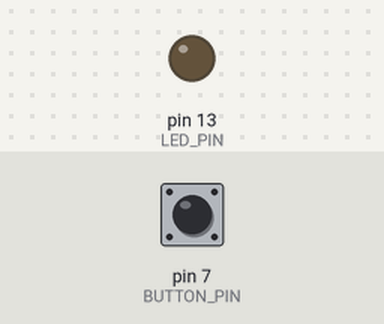
A sketch run on a simulated Arduino Uno, built with avr-gcc and run on an emulated ATmega328P. On the bench: output pins drawn as LEDs (lit = HIGH). Dashed ring = blinking. The test bench sets the inputs (shaded band); at power-on: pin 7 (BUTTON_PIN) HIGH. What the sketch prints to the serial monitor is not drawn.

Above: at 1.2 s.
1.3 s: pin 7 (BUTTON_PIN) pulled LOW for 1 s
At 1.57 s:
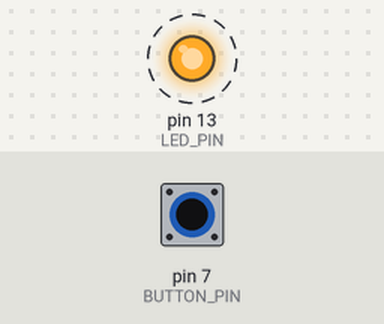
4.3 s: pin 7 (BUTTON_PIN) pulled LOW for 3.2 s
At 8.6 s:
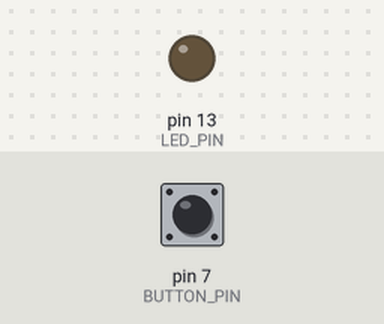
Timing chart, 0 to 10.1 s (numbered marks = the images above; inputs shaded):
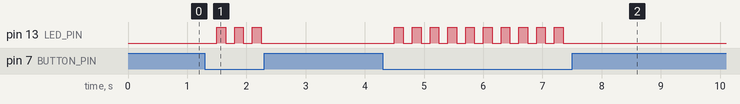

Measured:
- after the input at 1.3 s, pin 13 (LED_PIN): alternates HIGH for 0.15 s and LOW for 0.15 s, 6 changes in all, then stays LOW, starting after 0.20 s
- after the input at 4.3 s, pin 13 (LED_PIN): alternates HIGH for 0.15 s and LOW for 0.15 s, 20 changes in all, then stays LOW, starting after 0.20 s

The sketch:

pullup-pulldown--state-maschine-diagramm--c--gpio.ino
```cpp
/******************************************************
 * COMPLETE ARDUINO PROJECT
 * Covers:
 *  - Pull-Up / Pull-Down
 *  - GPIO with Arduino.h
 *  - Functions in C/C++
 *  - State Machine (UML-style)
 *  - main() and setup(), loop()
 *  - 100% fully commented example
 ******************************************************/

#include <Arduino.h>   // gives us pinMode, digitalWrite, millis, etc.

/******************************************************
 *                 PIN DEFINITIONS
 ******************************************************/

const int LED_PIN     = 13;   // LED (built-in on many boards)
const int BUTTON_PIN  = 7;    // Button input pin (uses Pull-Up)

/******************************************************
 *           STATE MACHINE (UML converted to C)
 * States of our simple system:
 *  IDLE      -> LED off, waiting for button press
 *  WAIT      -> small delay after press (debounce/transition)
 *  ACTIVE    -> LED blinking until button released
 ******************************************************/

enum State {
  IDLE,
  WAIT,
  ACTIVE
};

State currentState = IDLE;    // start state

unsigned long waitStartTime = 0;   // for timing transitions

/******************************************************
 *              FUNCTION DECLARATIONS
 ******************************************************/

// reads the button (LOW = pressed because INPUT_PULLUP!)
bool buttonPressed();

// blinks LED for X milliseconds
void blinkOnce(int ms);

/******************************************************
 *              FUNCTION IMPLEMENTATIONS
 ******************************************************/

// ----------------------------------------------------
// Reads button with inverted logic because INPUT_PULLUP
// ----------------------------------------------------
bool buttonPressed() {
  // Button is wired with internal pull-up → pressed = LOW
  return (digitalRead(BUTTON_PIN) == LOW);
}

// ----------------------------------------------------
// Blink LED once for ms milliseconds
// Demonstrates: functions + GPIO control
// ----------------------------------------------------
void blinkOnce(int ms) {
  digitalWrite(LED_PIN, HIGH);
  delay(ms);
  digitalWrite(LED_PIN, LOW);
  delay(ms);
}

/******************************************************
 *                ARDUINO INITIALIZATION
 ******************************************************/

void setup() {
  // Set LED as output
  pinMode(LED_PIN, OUTPUT);

  // Use internal pull-up for button
  // → no external resistor required
  // → button connects pin to GND when pressed
  pinMode(BUTTON_PIN, INPUT_PULLUP);

  // Start Serial for debugging
  Serial.begin(9600);
  Serial.println("System started. Waiting for input...");
}

/******************************************************
 *                    MAIN LOOP
 * Implements a full state machine
 * using switch-case logic.
 ******************************************************/

void loop() {
  switch (currentState) {

    // ------------------------------------------------
    // IDLE → LED off, wait for button press
    // ------------------------------------------------
    case IDLE:
      digitalWrite(LED_PIN, LOW);   // ensure LED off
      if (buttonPressed()) {
        currentState = WAIT;        // go to next state
        waitStartTime = millis();   // begin timer
        Serial.println("STATE CHANGE: IDLE → WAIT");
      }
      break;

    // ------------------------------------------------
    // WAIT → small delay to avoid bounce and simulate
    //        a transition state (similar to UML)
    // ------------------------------------------------
    case WAIT:
      if (millis() - waitStartTime > 200) { // 200ms
        currentState = ACTIVE;
        Serial.println("STATE CHANGE: WAIT → ACTIVE");
      }
      break;

    // ------------------------------------------------
    // ACTIVE → LED blinks until button is released
    // ------------------------------------------------
    case ACTIVE:
      blinkOnce(150);               // blink LED
      if (!buttonPressed()) {       // released?
        currentState = IDLE;
        Serial.println("STATE CHANGE: ACTIVE → IDLE");
      }
      break;
  }
}

/******************************************************
 *                  OPTIONAL main()
 * Arduino normally generates this automatically,
 * but you requested a main method.
 *
 * If this main() is included:
 *  - Arduino still calls init()
 *  - setup() runs once
 *  - loop() runs forever
 *
 * This makes the file valid C++ with a clear entry point.
 ******************************************************/

int main() {
  init();        // Arduino core initialization

  setup();       // call Arduino setup()

  // main program loop
  while (true) {
    loop();      // call Arduino loop()
  }

  // This line is never reached
  return 0;
}
```
